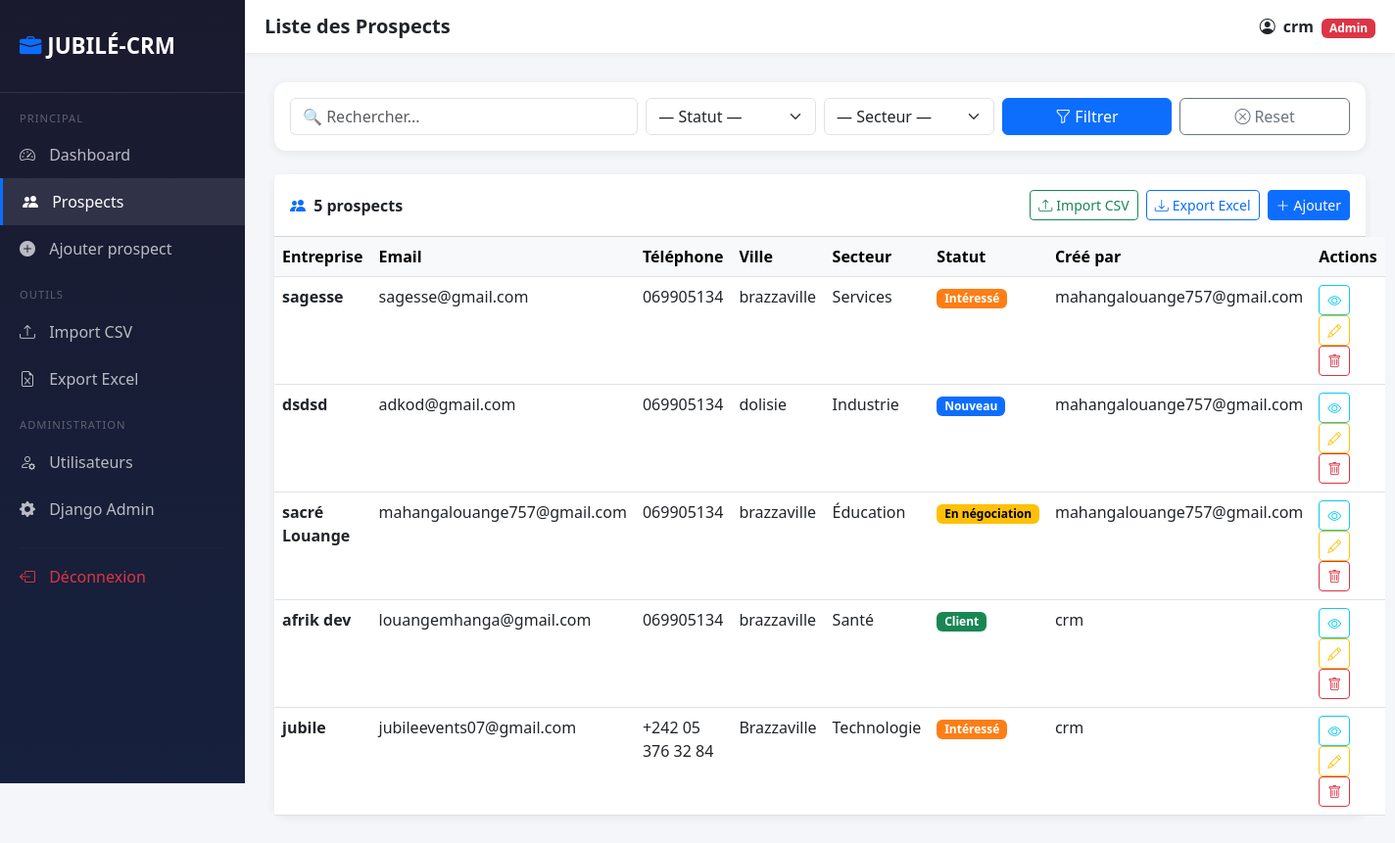
Page /crm/prospects/ (signed in) on the committed database.
### apps/crm/models.py (models this page shows, shortened)
class Prospect(models.Model):
    STATUT_CHOICES = [
        ('nouveau', 'Nouveau'),
        ('contacte', 'Contacté'),
        ('interesse', 'Intéressé'),
        ('negocia', 'En négociation'),
        ('client', 'Client'),
        ('perdu', 'Perdu'),
    ]
    SECTEUR_CHOICES = [
        ('commerce', 'Commerce'),
        ('industrie', 'Industrie'),
        ('services', 'Services'),
        ('tech', 'Technologie'),
        ('sante', 'Santé'),
        ('education', 'Éducation'),
        ('autre', 'Autre'),
    ]
    nom_entreprise = models.CharField(max_length=200)
    email          = models.EmailField(blank=True, null=True)
    telephone      = models.CharField(max_length=20, blank=True, null=True)
    adresse        = models.TextField(blank=True, null=True)
    ville          = models.CharField(max_length=100, blank=True, null=True)
    secteur        = models.CharField(max_length=50, choices=SECTEUR_CHOICES, default='autre')
    statut         = models.CharField(max_length=20, choices=STATUT_CHOICES, default='nouveau')
    notes          = models.TextField(blank=True, null=True)
    date_creation  = models.DateTimeField(auto_now_add=True)
    date_modif     = models.DateTimeField(auto_now=True)
    cree_par       = models.ForeignKey(User, on_delete=models.SET_NULL, null=True, related_name='prospects')
    class Meta:
        ordering = ['-date_creation']
        verbose_name = 'Prospect'
        verbose_name_plural = 'Prospects'

### apps/crm/views.py (the view)
# urls.py: path('prospects/',                         views.prospect_list,          name='prospect_list'),
@login_required
def prospect_list(request):
    prospects = Prospect.objects.select_related('cree_par').all()
    q = request.GET.get('q', '')
    if q:
        prospects = prospects.filter(
            Q(nom_entreprise__icontains=q) |
            Q(email__icontains=q)          |
            Q(ville__icontains=q)
        )
    statut = request.GET.get('statut', '')
    if statut:
        prospects = prospects.filter(statut=statut)
    secteur = request.GET.get('secteur', '')
    if secteur:
        prospects = prospects.filter(secteur=secteur)
    if not request.user.is_superuser and not request.user.groups.filter(name='Manager').exists():
        prospects = prospects.filter(cree_par=request.user)
    paginator = Paginator(prospects, 10)
    page      = request.GET.get('page', 1)
    prospects_page = paginator.get_page(page)
    context = {
        'prospects':       prospects_page,
        'statut_choices':  Prospect.STATUT_CHOICES,
        'secteur_choices': Prospect.SECTEUR_CHOICES,
        'statut_filtre':   statut,
        'secteur_filtre':  secteur,
        'q':               q,
        'total':           paginator.count,
    }
    return render(request, 'crm/prospect_list.html', context)

### templates/crm/prospect_list.html (shortened to what this page needs)
{% extends 'base.html' %}
{% block page_title %}Liste des Prospects{% endblock %}
{% block content %}
<div class="card p-3 mb-4">
  <form method="get" class="row g-2 align-items-end">
    <div class="col-md-4">
      <input type="text" name="q" class="form-control"
             placeholder="🔍 Rechercher..." value="{{ q }}"/>
    </div>
    <div class="col-md-2">
      <select name="statut" class="form-select">
        <option value="">— Statut —</option>
      </select>
    </div>
    <div class="col-md-2">
      <select name="secteur" class="form-select">
        <option value="">— Secteur —</option>
      </select>
    </div>
    <div class="col-md-2">
      <button type="submit" class="btn btn-primary w-100">
        <i class="bi bi-funnel me-1"></i>Filtrer
      </button>
    </div>
    <div class="col-md-2">
      <a href="{% url 'crm:prospect_list' %}" class="btn btn-outline-secondary w-100">
        <i class="bi bi-x-circle me-1"></i>Reset
      </a>
    </div>
  </form>
</div>
<div class="card">
  <div class="card-header d-flex justify-content-between align-items-center bg-white py-3">
    <span class="fw-bold">
      <i class="bi bi-people-fill text-primary me-1"></i>
      {{ total }} prospect{{ total|pluralize }}
    </span>
    <div class="d-flex gap-2">
      <a href="{% url 'crm:import_csv' %}" class="btn btn-outline-success btn-sm">
        <i class="bi bi-upload me-1"></i>Import CSV
      </a>
      <a href="{% url 'crm:export_excel' %}" class="btn btn-outline-primary btn-sm">
        <i class="bi bi-download me-1"></i>Export Excel
      </a>
      <a href="{% url 'crm:prospect_create' %}" class="btn btn-primary btn-sm">
        <i class="bi bi-plus-lg me-1"></i>Ajouter
      </a>
    </div>
  </div>
  <div class="card-body p-0">
    <table class="table table-hover mb-0">
      <thead class="table-light">
        <tr>
          <th>Entreprise</th>
          <th>Email</th>
          <th>Téléphone</th>
          <th>Ville</th>
          <th>Secteur</th>
          <th>Statut</th>
          <th>Créé par</th>
          <th>Actions</th>
        </tr>
      </thead>
      <tbody>
        {% for p in prospects %}
        <tr>
          <td><strong>{{ p.nom_entreprise }}</strong></td>
          <td>{{ p.email|default:"—" }}</td>
          <td>{{ p.telephone|default:"—" }}</td>
          <td>{{ p.ville|default:"—" }}</td>
          <td>{{ p.get_secteur_display }}</td>
          <td>
            <span class="badge badge-statut-{{ p.statut }}">
              {{ p.get_statut_display }}
            </span>
          </td>
          <td>{{ p.cree_par|default:"—" }}</td>
          <td>
            <a href="{% url 'crm:prospect_detail' p.pk %}"
               class="btn btn-sm btn-outline-info" title="Voir">
              <i class="bi bi-eye"></i>
            </a>
            <a href="{% url 'crm:prospect_update' p.pk %}"
               class="btn btn-sm btn-outline-warning" title="Modifier">
              <i class="bi bi-pencil"></i>
            </a>
            <a href="{% url 'crm:prospect_delete' p.pk %}"
               class="btn btn-sm btn-outline-danger" title="Supprimer">
              <i class="bi bi-trash"></i>
            </a>
          </td>
        </tr>
        {% empty %}
        <tr>
          <td colspan="8" class="text-center text-muted py-4">
            Aucun prospect trouvé.
          </td>
        </tr>
        {% endfor %}
      </tbody>
    </table>
  </div>
</div>
{% endblock %}

### templates/base.html (shortened to what this page needs)
<!DOCTYPE html>
<html lang="fr">
<head>
  <link href="https://cdn.jsdelivr.net/npm/bootstrap@5.3.0/dist/css/bootstrap.min.css" rel="stylesheet"/>
  <link href="https://cdn.jsdelivr.net/npm/bootstrap-icons@1.10.5/font/bootstrap-icons.css" rel="stylesheet"/>
</head>
<body>
{% if user.is_authenticated %}
<div class="sidebar" id="sidebar">
  <a class="brand" href="{% url 'crm:dashboard' %}">
    <i class="bi bi-briefcase-fill text-primary"></i> JUBILÉ-CRM
  </a>
  <nav class="nav flex-column mt-2">
    <div style="color:rgba(255,255,255,0.3); font-size:0.7rem; padding:10px 20px 5px;
                text-transform:uppercase; letter-spacing:1px;">
      Principal
    </div>
    <a class="nav-link {% if request.resolver_match.url_name == 'dashboard' %}active{% endif %}"
       href="{% url 'crm:dashboard' %}">
      <i class="bi bi-speedometer2"></i> Dashboard
    </a>
    <a class="nav-link {% if 'prospect' in request.resolver_match.url_name %}active{% endif %}"
       href="{% url 'crm:prospect_list' %}">
      <i class="bi bi-people-fill"></i> Prospects
    </a>
    <a class="nav-link" href="{% url 'crm:prospect_create' %}">
      <i class="bi bi-plus-circle-fill"></i> Ajouter prospect
    </a>
    <div style="color:rgba(255,255,255,0.3); font-size:0.7rem; padding:15px 20px 5px;
                text-transform:uppercase; letter-spacing:1px;">
      Outils
    </div>
    <a class="nav-link" href="{% url 'crm:import_csv' %}">
      <i class="bi bi-upload"></i> Import CSV
    </a>
    <a class="nav-link" href="{% url 'crm:export_excel' %}">
      <i class="bi bi-file-earmark-excel"></i> Export Excel
    </a>
    {% if user.is_superuser or is_manager %}
    <div style="color:rgba(255,255,255,0.3); font-size:0.7rem; padding:15px 20px 5px;
                text-transform:uppercase; letter-spacing:1px;">
      Administration
    </div>
    <a class="nav-link" href="{% url 'users:user_list' %}">
      <i class="bi bi-person-gear"></i> Utilisateurs
    </a>
    {% endif %}
    {% if user.is_superuser %}
    <a class="nav-link" href="/admin/">
      <i class="bi bi-gear-fill"></i> Django Admin
    </a>
    {% endif %}
    <hr style="border-color:rgba(255,255,255,0.1); margin:15px 20px 5px;">
    <a class="nav-link text-danger" href="{% url 'users:logout' %}">
      <i class="bi bi-box-arrow-left"></i> Déconnexion
    </a>
  </nav>
</div>
<div class="main-content">
  <div class="topbar">
    <div class="d-flex align-items-center">
      <h5 class="mb-0 fw-bold">{% block page_title %}{% endblock %}</h5>
    </div>
    <div>
      <i class="bi bi-person-circle me-1"></i>
      <strong>{{ user.username }}</strong>
      {% if user.is_superuser %}
        <span class="badge bg-danger ms-1">Admin</span>
      {% elif user.groups.all.0 %}
        <span class="badge bg-primary ms-1">{{ user.groups.all.0 }}</span>
      {% endif %}
    </div>
  </div>
  {% block content %}{% endblock %}
</div>
{% else %}
  {% block auth_content %}{% endblock %}
{% endif %}
</body>
</html>

### templates/base.html (style rules this page uses)
body { background-color: #f4f6f9; }
.sidebar { min-height: 100vh; background: linear-gradient(180deg, #1a1a2e 0%, #16213e 100%); width: 250px; position: fixed; top: 0; left: 0; padding-top: 20px; z-index: 1000; transition: transform 0.3s ease; overflow-y: auto; }
.sidebar .brand { color: #fff; font-size: 1.4rem; font-weight: 700; padding: 10px 20px 30px; border-bottom: 1px solid rgba(255,255,255,0.1); display: block; text-decoration: none; }
.sidebar .nav-link { color: rgba(255,255,255,0.7); padding: 12px 20px; border-radius: 0; transition: all 0.2s; }
.sidebar .nav-link:hover, .sidebar .nav-link.active { color: #fff; background: rgba(255,255,255,0.1); border-left: 3px solid #0d6efd; }
.sidebar .nav-link i { margin-right: 10px; }
.main-content { margin-left: 250px; padding: 30px; transition: margin-left 0.3s ease; }
.topbar { background: #fff; padding: 15px 20px; margin: -30px -30px 30px; box-shadow: 0 1px 4px rgba(0,0,0,0.07); display: flex; justify-content: space-between; align-items: center; }
.card { border: none; border-radius: 12px; box-shadow: 0 2px 10px rgba(0,0,0,0.07); }
.badge-statut-nouveau { background:#0d6efd; }
.badge-statut-interesse { background:#fd7e14; }
.badge-statut-negocia { background:#ffc107; color:#000; }
.badge-statut-client { background:#198754; }

### rows in the picture
Prospect: nom_entreprise "sagesse", email "sagesse@gmail.com", telephone "069905134", ville "brazzaville", secteur "Services", statut "Intéressé", cree_par "mahangalouange757@gmail.com"
Prospect: nom_entreprise "dsdsd", email "adkod@gmail.com", telephone "069905134", ville "dolisie", secteur "Industrie", statut "Nouveau", cree_par "mahangalouange757@gmail.com"
Prospect: nom_entreprise "sacré Louange", email "mahangalouange757@gmail.com", telephone "069905134", ville "brazzaville", secteur "Éducation", statut "En négociation", cree_par "mahangalouange757@gmail.com"
Prospect: nom_entreprise "afrik dev", email "louangemhanga@gmail.com", telephone "069905134", ville "brazzaville", secteur "Santé", statut "Client", cree_par "crm"
Prospect: nom_entreprise "jubile", email "jubileevents07@gmail.com", telephone "+242 05 376 32 84", ville "Brazzaville", secteur "Technologie", statut "Intéressé", cree_par "crm"

### other values in the picture
{{ user.username }} "crm"
{{ total }} "5"
